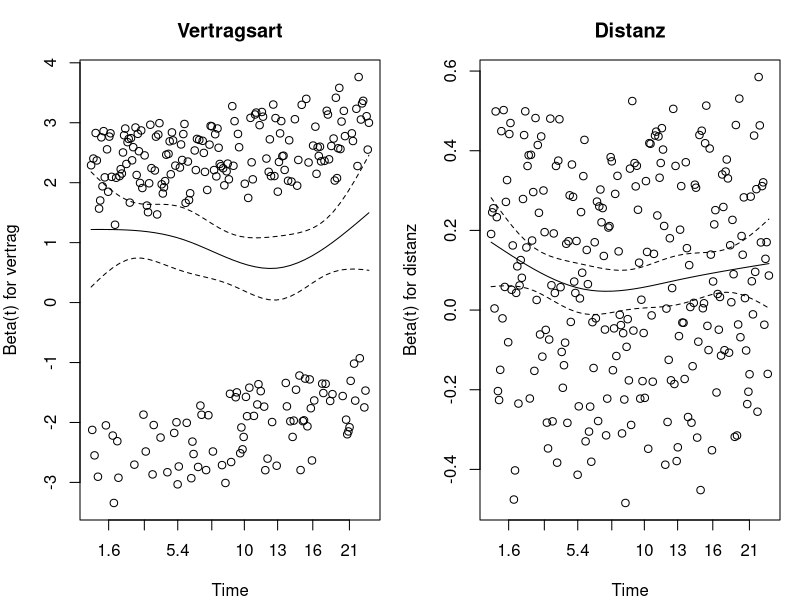
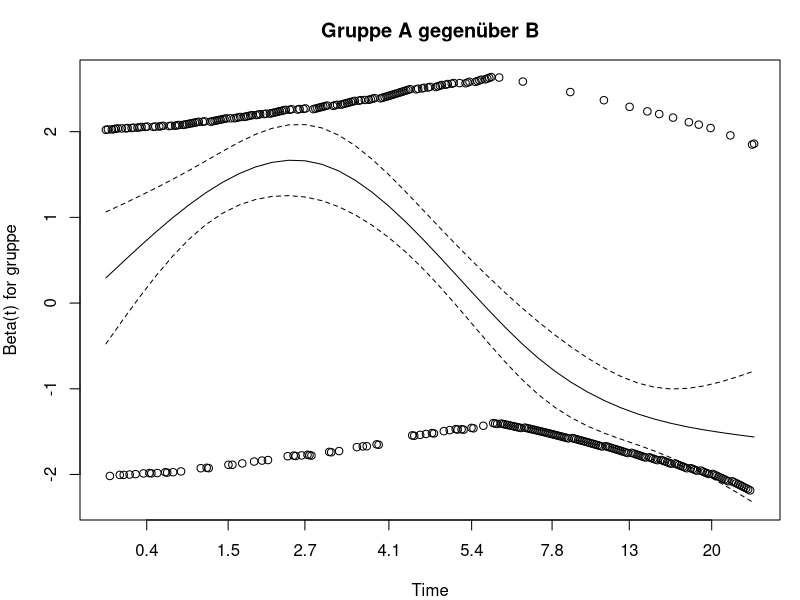

These charts were generated, in order, by the following R code:
## ---- chunk 1
#| label: setup-r
#| include: false
library(survival)

set.seed(2026)

n <- 400
vertrag <- factor(sample(c("Jahr", "Monat"), n, replace = TRUE, prob = c(0.45, 0.55)),
                  levels = c("Jahr", "Monat"))
distanz <- round(runif(n, 0.5, 15), 1)
rate <- 0.018 * exp(0.85 * (vertrag == "Monat") + 0.045 * distanz)
zeit_ereignis <- rexp(n, rate)
stichtag <- 24

abo <- data.frame(
  zeit = pmin(zeit_ereignis, stichtag),
  status = as.integer(zeit_ereignis <= stichtag),
  vertrag = vertrag,
  distanz = distanz
)
## ---- chunk 2
#| label: fig-voraussetzungen-cox-r
#| fig-cap: "Schoenfeld-Residuen je Prädiktor. Ein waagrechter Verlauf spricht für proportionale Hazards."
#| fig-height: 3.4
modell <- coxph(Surv(zeit, status) ~ vertrag + distanz, data = abo)

pruefung <- cox.zph(modell)
pruefung

par(mfrow = c(1, 2), mar = c(4, 4, 3, 1))
plot(pruefung[1], main = "Vertragsart")
plot(pruefung[2], main = "Distanz")
par(mfrow = c(1, 1))
## ---- chunk 3
#| label: durchfuehrung-cox-r
summary(modell)
## ---- chunk 4
#| label: szenario-a-cox-r
ergebnis <- summary(modell)
round(cbind(
  hazard_ratio = ergebnis$conf.int[, "exp(coef)"],
  unten = ergebnis$conf.int[, "lower .95"],
  oben = ergebnis$conf.int[, "upper .95"],
  p = ergebnis$coefficients[, "Pr(>|z|)"]
), 4)

round(ergebnis$concordance, 3)
## ---- chunk 5
#| label: szenario-b-cox-r
set.seed(9)
abo$trainingsminuten <- round(rnorm(nrow(abo), mean = 55, sd = 15))

modell_b <- coxph(Surv(zeit, status) ~ vertrag + distanz + trainingsminuten,
                  data = abo)
round(summary(modell_b)$conf.int[, c("exp(coef)", "lower .95", "upper .95")], 4)
round(summary(modell_b)$coefficients[, "Pr(>|z|)"], 4)
## ---- chunk 6
#| label: fig-szenario-c-cox-r
#| fig-cap: "Schoenfeld-Residuen bei verletzter Annahme: der Effekt fällt sichtbar mit der Zeit."
#| fig-height: 3.2
set.seed(5)
m <- 250
# Gruppe A: hohes Risiko in den ersten Monaten, danach sehr niedrig
frueh <- rexp(m, 0.16)
spaet <- 6 + rexp(m, 0.008)
a_zeit <- ifelse(frueh <= 6, frueh, spaet)
b_zeit <- rexp(m, 0.045)

kreuz <- data.frame(
  zeit = pmin(c(a_zeit, b_zeit), 24),
  status = as.integer(c(a_zeit, b_zeit) <= 24),
  gruppe = factor(rep(c("A", "B"), each = m), levels = c("B", "A"))
)

modell_c <- coxph(Surv(zeit, status) ~ gruppe, data = kreuz)
round(summary(modell_c)$conf.int[, c("exp(coef)", "lower .95", "upper .95")], 3)

pruefung_c <- cox.zph(modell_c)
pruefung_c

plot(pruefung_c, main = "Gruppe A gegenüber B")
## ---- chunk 7
#| label: szenario-d-cox-r
modell_strat <- coxph(Surv(zeit, status) ~ distanz + strata(vertrag), data = abo)
round(summary(modell_strat)$conf.int[, c("exp(coef)", "lower .95", "upper .95")], 4)
